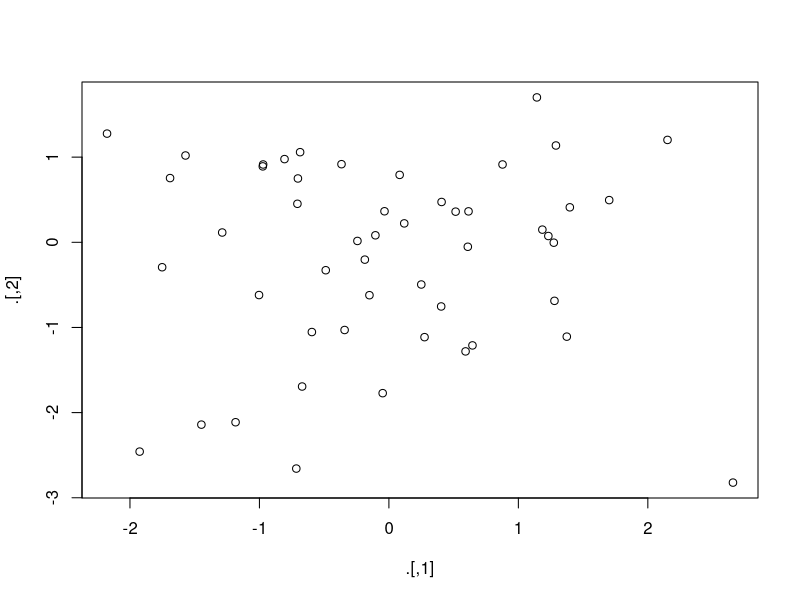

This figure's R source:
## ---- chunk 1
knitr::opts_chunk$set(echo = TRUE)
## ---- chunk 2
library(magrittr)
## ---- chunk 3
env <- environment()
"x" %>% assign(100, envir = env)
x
## ---- chunk 4
rnorm(100) %>%
  matrix(ncol = 2) %T>%
  plot() %>%
  str()
## ---- chunk 5
mtcars %$%
  cor(disp, mpg)
## ---- chunk 6
mtcars %<>% transform(cyl = cyl * 2)
## ---- chunk 7
rescale01 <- function(x) {
  rng <- range(x, na.rm = TRUE)
  (x - rng[1]) / (rng[2] - rng[1])
}
